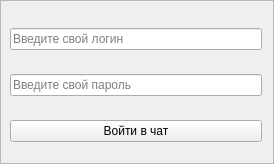
<?xml version="1.0" encoding="UTF-8"?>
<ui version="4.0">
 <class>Frame</class>
 <widget class="QFrame" name="Frame">
  <property name="geometry">
   <rect>
    <x>0</x>
    <y>0</y>
    <width>274</width>
    <height>164</height>
   </rect>
  </property>
  <property name="windowTitle">
   <string>Mes</string>
  </property>
  <property name="windowIcon">
   <iconset>
    <normaloff>D:/Download_firefox/if_message-circle_2561249.png</normaloff>D:/Download_firefox/if_message-circle_2561249.png</iconset>
  </property>
  <property name="frameShape">
   <enum>QFrame::StyledPanel</enum>
  </property>
  <property name="frameShadow">
   <enum>QFrame::Raised</enum>
  </property>
  <widget class="QFrame" name="login_frame">
   <property name="geometry">
    <rect>
     <x>10</x>
     <y>10</y>
     <width>252</width>
     <height>151</height>
    </rect>
   </property>
   <layout class="QVBoxLayout" name="verticalLayout_6">
    <property name="leftMargin">
     <number>0</number>
    </property>
    <property name="topMargin">
     <number>0</number>
    </property>
    <property name="rightMargin">
     <number>0</number>
    </property>
    <property name="bottomMargin">
     <number>0</number>
    </property>
    <item>
     <widget class="QLineEdit" name="login_input">
      <property name="placeholderText">
       <string>Введите свой логин</string>
      </property>
     </widget>
    </item>
    <item>
     <widget class="QLineEdit" name="login_password">
      <property name="echoMode">
       <enum>QLineEdit::Password</enum>
      </property>
      <property name="placeholderText">
       <string>Введите свой пароль</string>
      </property>
     </widget>
    </item>
    <item>
     <widget class="QPushButton" name="login_submit">
      <property name="text">
       <string>Войти в чат</string>
      </property>
     </widget>
    </item>
   </layout>
  </widget>
 </widget>
 <resources/>
 <connections/>
</ui>
